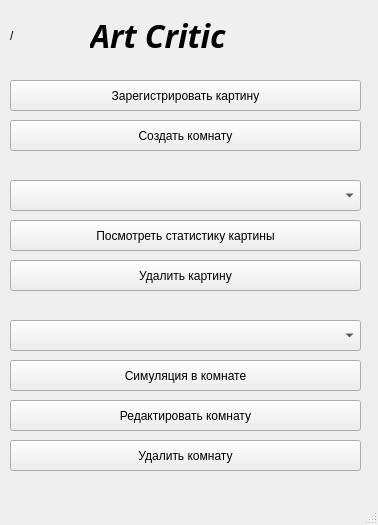
<?xml version="1.0" encoding="UTF-8"?>
<ui version="4.0">
 <class>MainWindow</class>
 <widget class="QMainWindow" name="MainWindow">
  <property name="geometry">
   <rect>
    <x>0</x>
    <y>0</y>
    <width>378</width>
    <height>525</height>
   </rect>
  </property>
  <property name="windowTitle">
   <string>Art Critic</string>
  </property>
  <widget class="QWidget" name="centralwidget">
   <widget class="QPushButton" name="sim_btn">
    <property name="geometry">
     <rect>
      <x>10</x>
      <y>360</y>
      <width>351</width>
      <height>31</height>
     </rect>
    </property>
    <property name="text">
     <string>Симуляция в комнате</string>
    </property>
   </widget>
   <widget class="QLabel" name="label">
    <property name="geometry">
     <rect>
      <x>10</x>
      <y>10</y>
      <width>51</width>
      <height>51</height>
     </rect>
    </property>
    <property name="text">
     <string>/</string>
    </property>
   </widget>
   <widget class="QPushButton" name="creat_art_btn">
    <property name="geometry">
     <rect>
      <x>10</x>
      <y>80</y>
      <width>351</width>
      <height>31</height>
     </rect>
    </property>
    <property name="text">
     <string>Зарегистрировать картину</string>
    </property>
   </widget>
   <widget class="QPushButton" name="del_room_btn">
    <property name="geometry">
     <rect>
      <x>10</x>
      <y>440</y>
      <width>351</width>
      <height>31</height>
     </rect>
    </property>
    <property name="text">
     <string>Удалить комнату</string>
    </property>
   </widget>
   <widget class="QComboBox" name="room">
    <property name="geometry">
     <rect>
      <x>10</x>
      <y>320</y>
      <width>351</width>
      <height>31</height>
     </rect>
    </property>
   </widget>
   <widget class="QPushButton" name="creat_room_btn">
    <property name="geometry">
     <rect>
      <x>10</x>
      <y>120</y>
      <width>351</width>
      <height>31</height>
     </rect>
    </property>
    <property name="text">
     <string>Создать комнату</string>
    </property>
   </widget>
   <widget class="QPushButton" name="edit_room_btn">
    <property name="geometry">
     <rect>
      <x>10</x>
      <y>400</y>
      <width>351</width>
      <height>31</height>
     </rect>
    </property>
    <property name="text">
     <string>Редактировать комнату</string>
    </property>
   </widget>
   <widget class="QComboBox" name="name_art">
    <property name="geometry">
     <rect>
      <x>10</x>
      <y>180</y>
      <width>351</width>
      <height>31</height>
     </rect>
    </property>
   </widget>
   <widget class="QPushButton" name="stat_btn">
    <property name="geometry">
     <rect>
      <x>10</x>
      <y>220</y>
      <width>351</width>
      <height>31</height>
     </rect>
    </property>
    <property name="text">
     <string>Посмотреть статистику картины</string>
    </property>
   </widget>
   <widget class="QPushButton" name="del_art_btn">
    <property name="geometry">
     <rect>
      <x>10</x>
      <y>260</y>
      <width>351</width>
      <height>31</height>
     </rect>
    </property>
    <property name="text">
     <string>Удалить картину</string>
    </property>
   </widget>
   <widget class="QLabel" name="label_2">
    <property name="geometry">
     <rect>
      <x>90</x>
      <y>10</y>
      <width>391</width>
      <height>51</height>
     </rect>
    </property>
    <property name="font">
     <font>
      <family>Bahnschrift Light</family>
      <pointsize>24</pointsize>
      <weight>75</weight>
      <italic>true</italic>
      <bold>true</bold>
      <underline>false</underline>
     </font>
    </property>
    <property name="text">
     <string>Art Critic</string>
    </property>
   </widget>
  </widget>
  <widget class="QMenuBar" name="menubar">
   <property name="geometry">
    <rect>
     <x>0</x>
     <y>0</y>
     <width>378</width>
     <height>18</height>
    </rect>
   </property>
  </widget>
  <widget class="QStatusBar" name="statusbar"/>
 </widget>
 <resources/>
 <connections/>
</ui>
